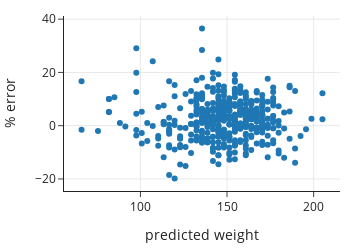

Source (notebook cell):
### Markdown cell above
Let's examine a scatter plot of the relative errors:

### Code cell
resid = pd.DataFrame({'predicted weight': predicted, '% error': resids})
px.scatter(resid, x='predicted weight', y='% error',
           width=350, height=250)

### Figure 1 — Plotly figure (JSON) as saved in the notebook; plotly's stock layout.template omitted (floating-point values rounded to 4 significant figures; data arrays with more than 128 entries replaced by an {"elided": "..."} marker saying what was removed)
{"data": [{"hovertemplate": "predicted weight=%{x}<br>% error=%{y}<extra></extra>", "legendgroup": "", "marker": {"color": "#1F77B4", "symbol": "circle"}, "mode": "markers", "name": "", "orientation": "v", "showlegend": false, "type": "scatter", "x": {"elided": "433 float values"}, "xaxis": "x", "y": {"elided": "433 float values"}, "yaxis": "y"}], "layout": {"height": 250, "legend": {"tracegroupgap": 0}, "width": 350, "xaxis": {"anchor": "y", "autorange": true, "domain": [0, 1], "range": [55.87, 215.2], "title": {"text": "predicted weight"}, "type": "linear"}, "yaxis": {"anchor": "x", "autorange": true, "domain": [0, 1], "range": [-24.51, 41.17], "title": {"text": "% error"}, "type": "linear"}}}
